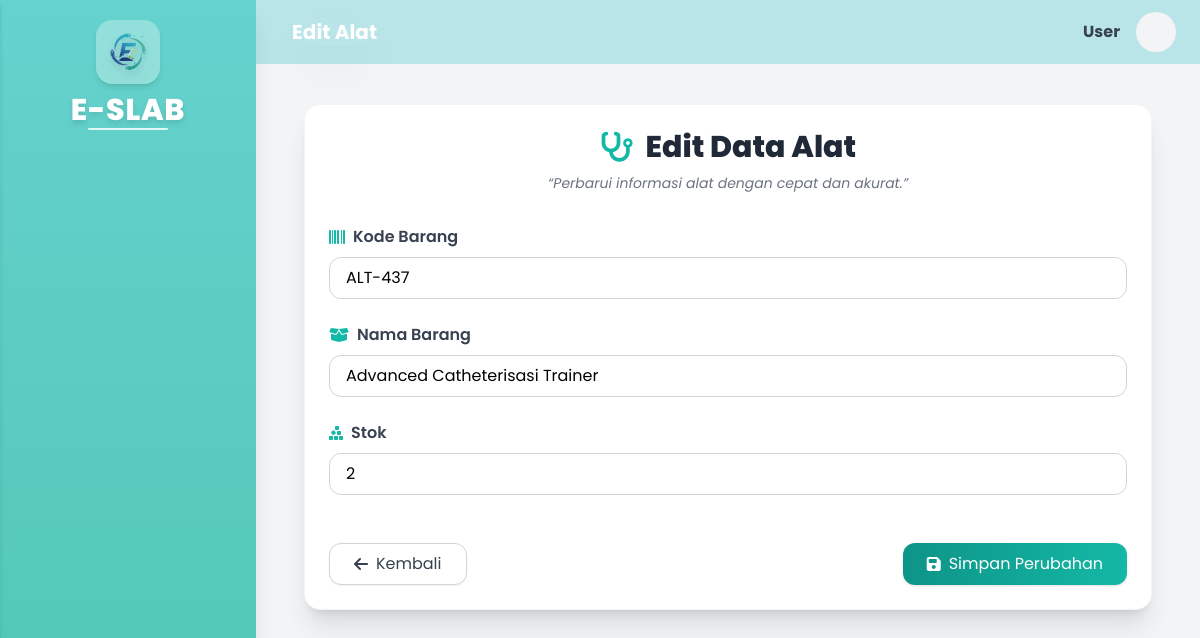
/admin/katalog_alat/edit/3, run on the app's committed database.
### tables this page shows
CREATE TABLE `barang` (
  `id_barang` int(11) NOT NULL,
  `id_sub_kategori` int(11) NOT NULL,
  `kode_barang` varchar(50) NOT NULL,
  `nama_barang` varchar(100) NOT NULL,
  `deskripsi` text DEFAULT NULL,
  `satuan` varchar(30) DEFAULT NULL,
  `stok` int(11) NOT NULL DEFAULT 0,
  `stok_minimum` int(11) NOT NULL DEFAULT 0,
  `is_active` tinyint(1) NOT NULL DEFAULT 1,
  `created_at` timestamp NOT NULL DEFAULT current_timestamp(),
  `updated_at` timestamp NULL DEFAULT NULL ON UPDATE current_timestamp()
);

### application/controllers/admin/Katalog_Alat.php (called while the page is built, shortened)
<?php
class Katalog_alat extends CI_Controller
{
    public function __construct()
    {
        $this->load->model('Barang_model');
        $this->load->library('pagination');
        $this->load->helper('url');
    }
    public function edit($id)
    {
        $data['barang'] = $this->Barang_model->get_by_id($id);
        $user_name = $this->session->userdata('nama_user') ?? $this->session->userdata('username');
        $user_initial = strtoupper(substr($user_name, 0, 1));
        $data['title'] = "Edit Alat";
        $data['user_name'] = $user_name;
        $data['user_initial'] = $user_initial;
        $this->load->view('layouts/header', $data);
        $this->load->view('layouts/sidebar', $data);
        $this->load->view('admin/katalog_alat/edit', $data);
        $this->load->view('layouts/footer');
    }
}

### index.php (called while the page is built, shortened)
<?php
require_once BASEPATH.'core/CodeIgniter.php';

### application/models/Barang_model.php (called while the page is built, shortened)
<?php
class Barang_model extends CI_Model
{
    protected $table = 'barang';
    public function get_by_id($id_barang)
    {
        return $this->db->get_where($this->table, ['id_barang' => $id_barang])->row();
    }
}

### application/views/admin/katalog_alat/edit.php (the view, shortened to what this page needs)
<div class="max-w-5xl mx-6 p-6 bg-white rounded-2xl shadow-xl border border-gray-100">
  <div class="text-center mb-8">
    <h1 class="text-3xl font-extrabold text-gray-800 flex justify-center items-center gap-3">
      <i class="fa-solid fa-stethoscope text-teal-500"></i>
      Edit Data Alat
    </h1>
    <p class="text-gray-500 text-sm italic mt-2">
      “Perbarui informasi alat dengan cepat dan akurat.”
    </p>
  </div>
  <form method="post" action="<?= site_url('admin/katalog_alat/update'); ?>" class="space-y-6">
    <div>
      <label class="block text-gray-700 font-semibold mb-2 flex items-center gap-2">
        <i class="fa-solid fa-barcode text-teal-500"></i> Kode Barang
      </label>
      <input type="text"
        name="kode_barang"
        value="<?= htmlspecialchars($barang->kode_barang); ?>"
        class="w-full border border-gray-300 rounded-xl px-4 py-2 focus:ring-2 focus:ring-teal-400 focus:border-teal-400 outline-none transition"
        required>
    </div>
    <div>
      <label class="block text-gray-700 font-semibold mb-2 flex items-center gap-2">
        <i class="fa-solid fa-box-open text-teal-500"></i> Nama Barang
      </label>
      <input type="text"
        name="nama_barang"
        value="<?= htmlspecialchars($barang->nama_barang); ?>"
        class="w-full border border-gray-300 rounded-xl px-4 py-2 focus:ring-2 focus:ring-teal-400 focus:border-teal-400 outline-none transition"
        required>
    </div>
    <div>
      <label class="block text-gray-700 font-semibold mb-2 flex items-center gap-2">
        <i class="fa-solid fa-cubes-stacked text-teal-500"></i> Stok
      </label>
      <input type="number"
        name="stok"
        value="<?= htmlspecialchars($barang->stok); ?>"
        min="0"
        class="w-full border border-gray-300 rounded-xl px-4 py-2 focus:ring-2 focus:ring-teal-400 focus:border-teal-400 outline-none transition"
        required>
    </div>
    <div class="flex flex-col md:flex-row justify-between gap-4 pt-6">
      <a href="<?= site_url('admin/katalog_alat'); ?>"
        class="flex items-center justify-center gap-2 bg-white text-gray-700 border border-gray-300 px-6 py-2 rounded-xl hover:bg-gray-300 shadow-sm transition w-full md:w-auto">
        <i class="fa-solid fa-arrow-left"></i> Kembali
      </a>
      <button type="submit"
        class="flex items-center justify-center gap-2 bg-gradient-to-r from-teal-600 to-teal-500 text-white px-6 py-2 rounded-xl shadow hover:scale-105 transition-all w-full md:w-auto">
        <i class="fa-solid fa-floppy-disk"></i> Simpan Perubahan
      </button>
    </div>
  </form>
</div>

### data on the page
barang: kode_barang "ALT-437", nama_barang "Advanced Catheterisasi Trainer", stok "2"

### other printed values
$title "Edit Alat"
